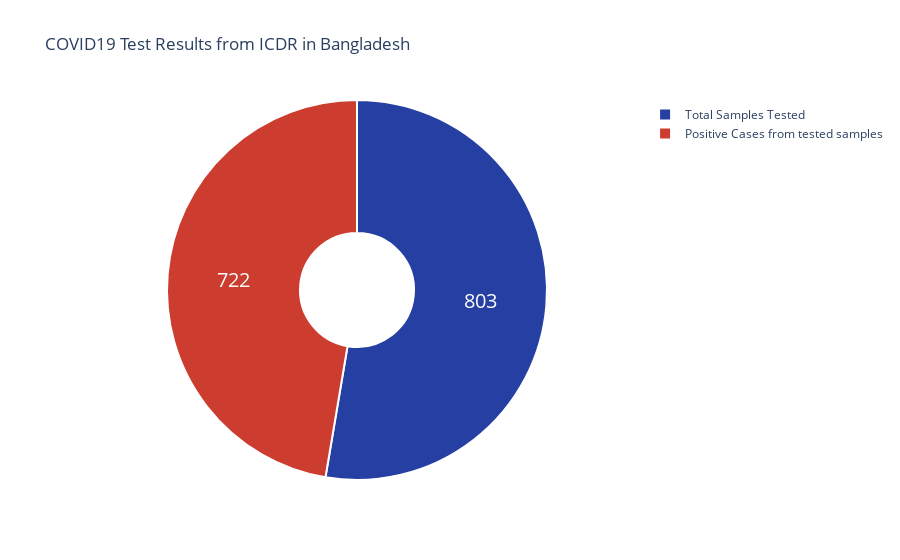

The notebook cell saved with this chart:
### Code cell
total_tested = tc_test1['Confirmed'].max()
total_positive = tc_test1['Active'].max()
#total_tested = tc_test3['total_tested'].max()
#total_positive = tc_test3['positive'].max()
positivecase_ratio = total_positive * 100 / total_tested
pcr = float("{:.2f}".format(positivecase_ratio))
test_million = np.round(1000000*tc_test1['Confirmed'].max()/163000000,2)
print('Total Number of people tested :', total_tested)
print('Total Number of positive cases :',total_positive)
print('Test Conducted per Million People :',test_million)
print('Positive case per Tests [%]:',pcr)
#Overall 
fig = go.Figure(data=[go.Pie(labels=['Total Samples Tested','Positive Cases from tested samples'],
                            values= [total_tested,total_positive],hole =.3)])
fig.update_traces(hoverinfo='label+percent', textinfo='value',textfont_size=20,
                  marker=dict(colors=['#263fa3','#cc3c2f'], line=dict(color='#FFFFFF', width=2)))
fig.update_layout(title_text='COVID19 Test Results from ICDR in Bangladesh',plot_bgcolor='rgb(275, 270, 273)')
fig.show()

### Figure 1 — Plotly figure (JSON) as saved in the notebook; plotly's stock layout.template omitted (floating-point values rounded to 4 significant figures)
{"data": [{"hole": 0.3, "hoverinfo": "label+percent", "labels": ["Total Samples Tested", "Positive Cases from tested samples"], "marker": {"colors": ["#263fa3", "#cc3c2f"], "line": {"color": "#FFFFFF", "width": 2}}, "textfont": {"size": 20}, "textinfo": "value", "type": "pie", "values": [803, 722]}], "layout": {"plot_bgcolor": "rgb(275, 270, 273)", "title": {"text": "COVID19 Test Results from ICDR in Bangladesh"}}}
